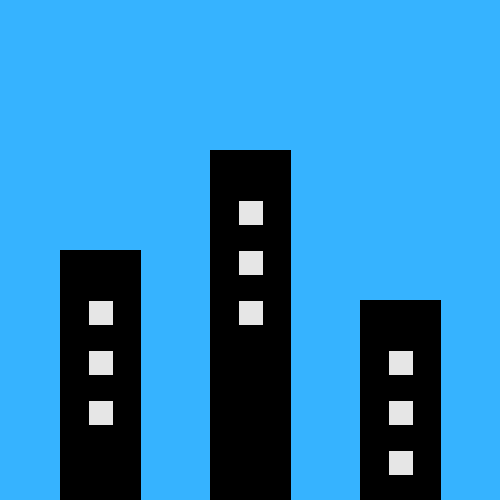
Frame 1 (no input)
Frame 60 (the mouse pressed at the canvas centre just before this capture): identical to frame 1, image omitted
Frame 120 (the mouse held since frame 60 and released just before this capture): identical to frame 1, image omitted

The Processing sketch that drew this single still picture (run headless with seeded random() and noise(); from frame 60 on, the mouse is pressed at the canvas centre):

// Processing sketch: Building_skyline
// ── Building_skyline.pde
/*
Alexios Rekoutis
6/30/2022
Building skyline
*/

float x = 0;
float y = 0;
float w = 0;
float h = 0;

void setup () {
  size(500, 500);
}

void draw() {
  background(#36B3FF);
  building( 60, 250, 80, 250);
  building( 210, 150, 80, 350);
  building( 360, 300, 80, 200);
}


void building (float x, float y, float w, float h) {
  push();
  fill(0);
  rect(x, y, w, h);
  fill(230);
  rect(x + 28, y + 50, 25, 25);
  rect(x + 28, y + 100, 25, 25);
  rect(x + 28, y + 150, 25, 25);

  pop();
}
